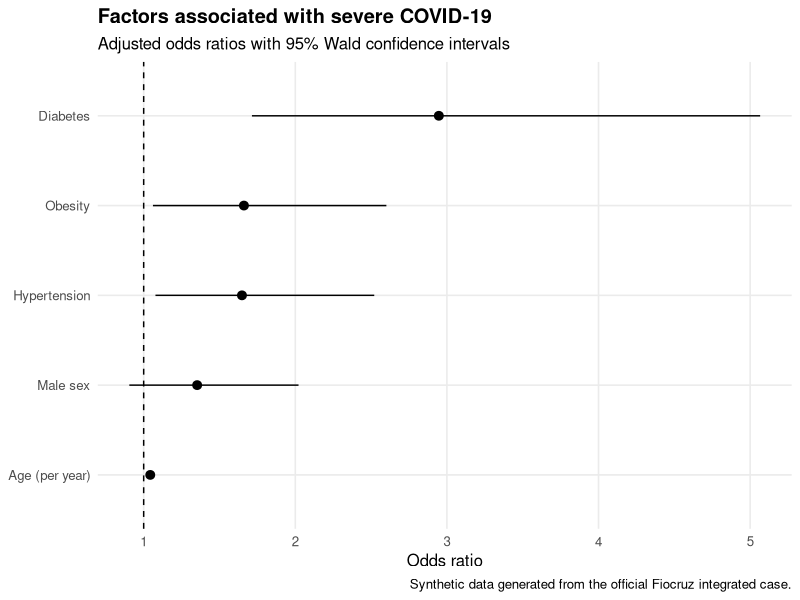

Here is the R script that generated this plot: (Note: this script raises an error after producing the figure.)
required <- c("dplyr", "readr", "ggplot2", "tibble", "broom")
missing <- required[!vapply(required, requireNamespace, logical(1), quietly = TRUE)]
if (length(missing) > 0) {
  cat("Installing missing packages:", paste(missing, collapse = ", "), "\n")
  install.packages(missing, repos = "https://cloud.r-project.org")
}

suppressPackageStartupMessages({
  library(dplyr)
  library(readr)
  library(ggplot2)
  library(tibble)
  library(broom)
})

set.seed(2020)
n_covid <- 500

dados_covid <- tibble(
  id = 1:n_covid,
  idade = round(pmin(pmax(rnorm(n_covid, 50, 18), 18), 95)),
  sexo = sample(c("Feminino", "Masculino"), n_covid, replace = TRUE),
  diabetes = sample(c("Não", "Sim"), n_covid, replace = TRUE, prob = c(0.85, 0.15)),
  hipertensao = sample(c("Não", "Sim"), n_covid, replace = TRUE, prob = c(0.70, 0.30)),
  obesidade = sample(c("Não", "Sim"), n_covid, replace = TRUE, prob = c(0.75, 0.25))
) |>
  mutate(
    sexo = factor(sexo, levels = c("Feminino", "Masculino")),
    diabetes = factor(diabetes, levels = c("Não", "Sim")),
    hipertensao = factor(hipertensao, levels = c("Não", "Sim")),
    obesidade = factor(obesidade, levels = c("Não", "Sim")),
    prob_grave = plogis(
      -3 +
        0.04 * idade +
        0.3 * (sexo == "Masculino") +
        0.8 * (diabetes == "Sim") +
        0.5 * (hipertensao == "Sim") +
        0.6 * (obesidade == "Sim")
    ),
    caso_grave = rbinom(n_covid, 1, prob_grave)
  )

cat("\n============================================================\n")
cat("CASE 1 — SEVERE COVID-19 RISK FACTORS\n")
cat("============================================================\n")

severity_counts <- dados_covid |>
  count(caso_grave, name = "n") |>
  mutate(percent = 100 * n / sum(n))

descriptive <- dados_covid |>
  group_by(caso_grave) |>
  summarise(
    n = n(),
    idade_media = mean(idade),
    prop_masculino = 100 * mean(sexo == "Masculino"),
    prop_diabetes = 100 * mean(diabetes == "Sim"),
    prop_hipertensao = 100 * mean(hipertensao == "Sim"),
    prop_obesidade = 100 * mean(obesidade == "Sim"),
    .groups = "drop"
  )

cat("\nSeverity counts:\n")
print(severity_counts)

cat("\nDescriptive comparison:\n")
print(
  descriptive |>
    mutate(across(where(is.numeric), ~ round(.x, 2)))
)

modelo_covid <- glm(
  caso_grave ~ idade + sexo + diabetes + hipertensao + obesidade,
  data = dados_covid,
  family = binomial
)

cat("\nLogistic model:\n")
print(summary(modelo_covid))

# Wald ORs are fast, deterministic, and transparent.
coef_raw <- broom::tidy(modelo_covid)

resultados_or <- coef_raw |>
  mutate(
    estimate_or = exp(estimate),
    conf_low = exp(estimate - 1.96 * std.error),
    conf_high = exp(estimate + 1.96 * std.error)
  ) |>
  transmute(
    term,
    odds_ratio = estimate_or,
    conf_low,
    conf_high,
    p_value = p.value
  )

cat("\nOdds ratios:\n")
print(
  resultados_or |>
    mutate(across(where(is.numeric), ~ round(.x, 4)))
)

dados_forest <- resultados_or |>
  filter(term != "(Intercept)") |>
  mutate(
    variable = case_when(
      term == "idade" ~ "Age (per year)",
      term == "sexoMasculino" ~ "Male sex",
      term == "diabetesSim" ~ "Diabetes",
      term == "hipertensaoSim" ~ "Hypertension",
      term == "obesidadeSim" ~ "Obesity",
      TRUE ~ term
    )
  )

p_forest <- ggplot(
  dados_forest,
  aes(
    x = reorder(variable, odds_ratio),
    y = odds_ratio,
    ymin = conf_low,
    ymax = conf_high
  )
) +
  geom_hline(yintercept = 1, linetype = "dashed") +
  geom_pointrange() +
  coord_flip() +
  labs(
    title = "Factors associated with severe COVID-19",
    subtitle = "Adjusted odds ratios with 95% Wald confidence intervals",
    x = NULL,
    y = "Odds ratio",
    caption = "Synthetic data generated from the official Fiocruz integrated case."
  ) +
  theme_minimal(base_size = 12) +
  theme(
    plot.title = element_text(face = "bold"),
    panel.grid.minor = element_blank()
  )

ggsave(
  "practice/manual_attempts/module3_lesson4/case01_severe_covid_logistic/outputs/covid_risk_forest_plot.png",
  p_forest,
  width = 8.5,
  height = 5.5,
  dpi = 300,
  bg = "white"
)

manager_summary <- dados_forest |>
  mutate(
    direction = case_when(
      odds_ratio > 1 ~ "Higher modeled odds",
      odds_ratio < 1 ~ "Lower modeled odds",
      TRUE ~ "No modeled change"
    ),
    statistically_significant_0_05 =
      p_value < 0.05
  ) |>
  select(
    variable,
    odds_ratio,
    conf_low,
    conf_high,
    p_value,
    direction,
    statistically_significant_0_05
  )

write_csv(
  dados_covid,
  "practice/manual_attempts/module3_lesson4/case01_severe_covid_logistic/outputs/simulated_covid_data.csv"
)
write_csv(
  severity_counts,
  "practice/manual_attempts/module3_lesson4/case01_severe_covid_logistic/outputs/severity_counts.csv"
)
write_csv(
  descriptive,
  "practice/manual_attempts/module3_lesson4/case01_severe_covid_logistic/outputs/descriptive_by_severity.csv"
)
write_csv(
  resultados_or,
  "practice/manual_attempts/module3_lesson4/case01_severe_covid_logistic/outputs/logistic_odds_ratios.csv"
)
write_csv(
  manager_summary,
  "practice/manual_attempts/module3_lesson4/case01_severe_covid_logistic/outputs/manager_summary.csv"
)

stopifnot(nrow(dados_covid) == 500)
stopifnot(all(dados_covid$caso_grave %in% c(0, 1)))
stopifnot(length(unique(dados_covid$caso_grave)) == 2)
stopifnot(isTRUE(modelo_covid$converged))
stopifnot(all(resultados_or$odds_ratio > 0))
stopifnot(resultados_or$odds_ratio[resultados_or$term == "idade"] > 1)
stopifnot(file.exists(
  "practice/manual_attempts/module3_lesson4/case01_severe_covid_logistic/outputs/covid_risk_forest_plot.png"
))

cat("\n✅ M3 LESSON 4 · CASE 1 PASSED\n")
cat("Severe cases:", sum(dados_covid$caso_grave), "of", n_covid, "\n")
cat("Age OR:", round(resultados_or$odds_ratio[resultados_or$term == "idade"], 3), "\n")
